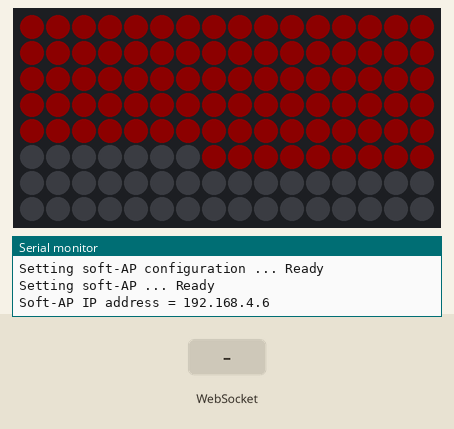
Simulated run of this sketch. Board: ESP8266 (NodeMCU). Shown: 16×8 RGB LED matrix (first LED top left, wired row by row), the last lines printed to the serial monitor. The test bench sets the inputs (shaded band). Dim RGB values are drawn brighter than linear; colours are those a GRB WS2812 strip shows for the declared byte order; storage starts empty; random numbers use the default seed unless the sketch sets one.

Above: at 2.26 s.
2.3 s: WebSocket text "Func" received
At 2.38 s:
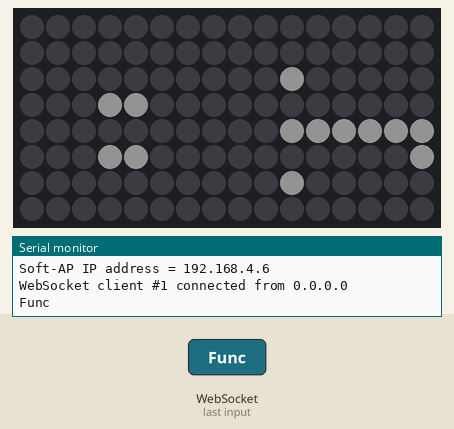
At 3.3 s:
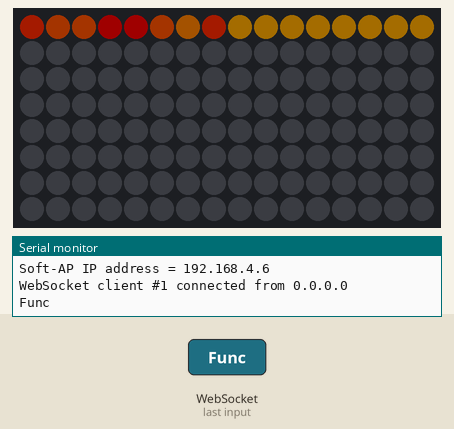
3.9 s: WebSocket text "pi" received
5.4 s: WebSocket text "1s" received
Timing chart, 0 to 8.4 s (numbered marks = the images above; inputs shaded):
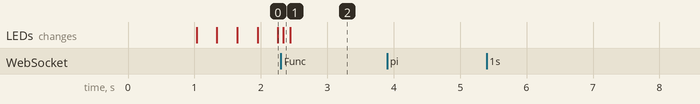

The sketch:

LED_sphere_all.ino
```cpp
// (licence header left out)
#include <Arduino.h>
#include <stdio.h>
#include <stdlib.h>
#include <ESP8266WiFi.h>
#include <ESPAsyncTCP.h>
#include <ESPAsyncWebServer.h>
#include "LittleFS.h"
#include <Arduino_JSON.h>

#define FASTLED_ESP8266_NODEMCU_PIN_ORDER
#include <FastLED.h>
#define MAT_TYPE NEOPIXEL   /* leds LED type; see FastLED docs for others */
#define NUM_LEDS 128
#define DATA_PIN 3
int BRIGHT=50;

// Define the array of leds
CRGB leds[NUM_LEDS];

// Replace with your network credentials
const char *ssid = "QubitDJ";
const char *password = "password";

// Create AsyncWebServer object on port 80
AsyncWebServer server(80);
// Create a WebSocket object

AsyncWebSocket ws("/ws");

String message = "";
String sliderValue1 = "0";
String sliderValue2 = "0";
String sliderValue3 = "0";

String dirigent = "default";
String temp_dirigent = "";

int sliderValue1_int = 20;
int sliderValue1_int_temp = 20;


long ret=0x60C000;
long temp_ret =0x60C000;

uint8_t rgb[3];

void init_color(){
for (int i = 0; i < 3; i++) { // Set default color
    rgb[i] = 100;
  }
}


//Json Variable to Hold Slider Values
JSONVar sliderValues;


//Get Slider Value
String getSliderValues(){
  sliderValues["sliderValue1"] = String(sliderValue1);

  String jsonString = JSON.stringify(sliderValues);
  return jsonString;
}

// Initialize LittleFS
void initFS() {
  if (!LittleFS.begin()) {
    Serial.println("An error has occurred while mounting LittleFS");
  }
  else{
   Serial.println("LittleFS mounted successfully");
  }
}


IPAddress local_IP(192,168,4,6);
IPAddress gateway(192,168,4,3);
IPAddress subnet(255,255,255,0);

// Initialize WiFi
void initWiFi() {
  delay(1000);
  Serial.begin(115200);
  Serial.println();

  Serial.print("Setting soft-AP configuration ... ");
  Serial.println(WiFi.softAPConfig(local_IP, gateway, subnet) ? "Ready" : "Failed!");

  Serial.print("Setting soft-AP ... ");
  Serial.println(WiFi.softAP(ssid, password) ? "Ready" : "Failed!");

  Serial.print("Soft-AP IP address = ");
  Serial.println(WiFi.softAPIP());
  server.begin();
}

void notifyClients(String sliderValues) {
  ws.textAll(sliderValues);
}

void handleWebSocketMessage(void *arg, uint8_t *data, size_t len) {
  AwsFrameInfo *info = (AwsFrameInfo*)arg;
  if (info->final && info->index == 0 && info->len == len && info->opcode == WS_TEXT) {
    data[len] = 0;
    message = (char*)data;

    Serial.println(message);

    // This gets the string which should determine which function should run in the loop
    if (message.indexOf("Func") >= 0){
       dirigent = message.substring(4);
      }

    // This converts string to hex if message contains the identfier from updatePickedColor in js file, which is "pi"
    if (message.indexOf("pi") >= 0) {
        char hex[7] = {'\0'};
        String mes;
        mes = message.substring(2);
        mes.toCharArray(hex,7);

        char *ptr;


        ret = strtoul(hex, &ptr, 16);

        // Get the bytes for each color
        for (int i = 0; i < 3; i++) {
          rgb[i] = (ret >> (16 - 8 * i)) & 0xff;
        }

    }

   // Change the actual LEDs color
//   int i = 0;
//    for(i=0;i<NUM_LEDS;i++){
//
//    leds[i].setRGB(rgb[1],rgb[0],rgb[2]);
//    FastLED.show();
//    delay(1);
//  }


    // This translates the message in case the slider was moved
    if (message.indexOf("1s") >= 0) {
      sliderValue1 = message.substring(2);
      sliderValue1_int =  map(sliderValue1.toInt(), 0, 500, 0, 30);
      Serial.println(sliderValue1_int);
      Serial.print(getSliderValues());
      notifyClients(getSliderValues());
    }
    // This translates the message in case the slider was moved
    if (message.indexOf("2s") >= 0) {
      sliderValue2 = message.substring(2);
      BRIGHT =  map(sliderValue2.toInt(), 0, 180, 0, 180);
      FastLED.setBrightness(BRIGHT); // Change the brightness
      Serial.print(getSliderValues());
      notifyClients(getSliderValues());
    }

//    if (strcmp((char*)data, "getValues") == 0) {
//      notifyClients(getSliderValues());
//    }
  }
}


void onEvent(AsyncWebSocket *server, AsyncWebSocketClient *client, AwsEventType type, void *arg, uint8_t *data, size_t len) {
  switch (type) {
    case WS_EVT_CONNECT:
      Serial.printf("WebSocket client #%u connected from %s\n", client->id(), client->remoteIP().toString().c_str());
      break;
    case WS_EVT_DISCONNECT:
      Serial.printf("WebSocket client #%u disconnected\n", client->id());
      break;
    case WS_EVT_DATA:
      handleWebSocketMessage(arg, data, len);
      break;
    case WS_EVT_PONG:
    case WS_EVT_ERROR:
      break;
  }
}

void initWebSocket() {
  ws.onEvent(onEvent);
  server.addHandler(&ws);
}

void Fire_setup(); // Function declaration

void setup() {
  Serial.begin(115200);
  FastLED.addLeds<WS2812B, DATA_PIN, RGB>(leds, NUM_LEDS);  // GRB ordering is typical
  FastLED.setBrightness(BRIGHT);
  init_color();
  Fire_setup();
  initFS();
  initWiFi();

  initWebSocket();

  // Web Server Root URL
  server.on("/", HTTP_GET, [](AsyncWebServerRequest *request){
    request->send(LittleFS, "/pickerhtml.html", "text/html");
  });

  server.serveStatic("/", LittleFS, "/");

  // Start server
  //server.begin();
}


int pos(int x, int y){
  // Function for converting row/column indexes into linear LED array indexes

  const uint8_t phy_h = 8; // Height of the leds
  const uint8_t phy_w = 16; // Width of the leds

  int ind;
  x = x%16;
  ind = y*phy_w + x + 9;

  return ind;
  }


//////////// For qDART

int xr4 = 0;

void darty(){
  int i = 0;
  int j = 0;
  const int l = 7;

  leds[0] = CRGB::Black;

  xr4 = (xr4 + 1)%16;

  FastLED.clear();
  for (i=0; i<l; i++){

      if(i==0){
      leds[pos((i+xr4),2)].setRGB(rgb[1],rgb[0],rgb[2]);
      leds[pos((i+xr4),4)].setRGB(rgb[1],rgb[0],rgb[2]);
      leds[pos((i+xr4),6)].setRGB(rgb[1],rgb[0],rgb[2]);
      }
      else if(i==1 or i==2){
        leds[pos((i+xr4),3)].setRGB(rgb[1],rgb[0],rgb[2]);
        leds[pos((i+xr4),4)].setRGB(rgb[1],rgb[0],rgb[2]);
        leds[pos((i+xr4),5)].setRGB(rgb[1],rgb[0],rgb[2]);
        }
      else if(i>2){
        leds[pos((i+xr4),4)].setRGB(rgb[1],rgb[0],rgb[2]);
        }
      leds[0] = CRGB::Black; // Trying to extinguish this blinking of the first LED


      }
      FastLED.show();


      delay(pow(30-sliderValue1_int,2));
  }


////// For qGLOW
void qGLOW_f(){
    //int temp_r = rgb[1] + rgb[0] + rgb[2];
    int i;
    for(i=0;i<NUM_LEDS;i++){
    if(dirigent!=temp_dirigent){  // If there is a cahnge of function during the loop, break it
      break;
    }
    //if(temp_r!=(rgb[1] + rgb[0] + rgb[2])){ //Uncomment this if you want that every change starts from the first LED
    //  break;
    //}


    leds[i].setRGB(rgb[1],rgb[0],rgb[2]);
    FastLED.show();
    delay(pow(30-sliderValue1_int,2)/10);
  }
}


void qGLOW_default(){
  int i = 0;
  int escape = 0;
  for(i=0;i<NUM_LEDS;i++){
    if((dirigent!=temp_dirigent) or (escape ==1)){  // If there is a cahnge of function during the loop, break it
      escape = 1;
      break;
    }

    leds[i] = CRGB::Green;
    FastLED.show();
    delay(pow(30-sliderValue1_int,2)/10);
  }
  for(i=0;i<NUM_LEDS;i++){
    if((dirigent!=temp_dirigent) or (escape ==1)){  // If there is a cahnge of function during the loop, break it
      escape = 1;
      break;
    }

    leds[i] = CRGB::Red;
    FastLED.show();
    delay(pow(30-sliderValue1_int,2)/10);
  }
  for(i=0;i<NUM_LEDS;i++){
    if((dirigent!=temp_dirigent) or (escape ==1)){  // If there is a cahnge of function during the loop, break it
      escape = 1;
      break;
    }

    leds[i] = CRGB::Blue;
    FastLED.show();
    delay(pow(30-sliderValue1_int,2)/10);
  }
}


//////// For qFIRE

uint32_t colors[] = {
  0x000000,
  0x001000,
  0x003000,
  0x006000,
  0x008000,
  0x00A000,
  0x20C000,
  0x40C000,
  0x60C000,
  0x80C000,
  0x708080
};
const uint8_t NCOLORS = (sizeof(colors)/sizeof(colors[0]));

unsigned long createRGB(int r, int g, int b)
{
    return ((r & 0xff) << 16) + ((g & 0xff) << 8) + (b & 0xff);
}

uint8_t flarerows = 6;    /* number of rows (from bottom) allowed to flare */
const uint8_t maxflare = 5;     /* max number of simultaneous flares */
uint8_t flarechance = 20; /* chance (%) of a new flare (if there's room) */

void fire_loop();

void qFIRE_f(){
  fire_loop();
  int i;
  int r;
  int g;
  int b;
  if(ret!=temp_ret){ // If the color was not changed, use the default palette but if changed calculate new palette
    temp_ret = ret;
  for(i=0;i<NCOLORS;i++){
    r = i*rgb[0]/(NCOLORS-1);
    g = i*rgb[1]/(NCOLORS-1);
    b = i*rgb[2]/(NCOLORS-1);
    colors[i] = createRGB(g, r, b);

    }
  }
  if(sliderValue1_int!=sliderValue1_int_temp){
    sliderValue1_int_temp =sliderValue1_int;
    flarerows = sliderValue1_int/2;
    flarechance = 5 + sliderValue1_int*3;


  }

}

unsigned long def_wait = random(5,10)*1000;
unsigned long time_start = 0;
unsigned long myTime = 0;

void loop() {

 // If there was a change of function, clear all leads
 if(dirigent!=temp_dirigent){
  FastLED.clear();
  temp_dirigent = dirigent;
  def_wait = random(5,20)*1000; /* Determine new time for the default mode in milliseconds*/
  }

 if (dirigent == "qDART"){
  darty();
     }

 if (dirigent == "qGLOW"){
  FastLED.setBrightness(BRIGHT/2);
  qGLOW_f();
  FastLED.setBrightness(BRIGHT);
  }

 if (dirigent == "qFIRE"){
  qFIRE_f();
 }

 if(dirigent == "default"){
  time_start = millis();
  FastLED.clear();
  FastLED.setBrightness(BRIGHT/2);
  while(true){
    myTime = millis();
    if((myTime-time_start)>def_wait){
      break;
    }

    qGLOW_default();
        if((dirigent!=temp_dirigent)){  // If there is a cahnge of function during the loop, break it
      break;
    }
    }
  FastLED.setBrightness(BRIGHT);

  FastLED.clear();
  time_start = millis();
  while(true){
    myTime = millis();
    if((myTime-time_start)>def_wait){
      break;
    }
    darty();
    if((dirigent!=temp_dirigent)){  // If there is a cahnge of function during the loop, break it
      break;
    }
    }

  FastLED.clear();
  time_start = millis();
  while(true){
    myTime = millis();
    if((myTime-time_start)>def_wait){
      break;
    }
    qFIRE_f();
    if((dirigent!=temp_dirigent)){  // If there is a cahnge of function during the loop, break it
      break;
    }
    }


 }


  //ws.cleanupClients();
}
```

Source omitted: qFire.ino (9368 bytes)
